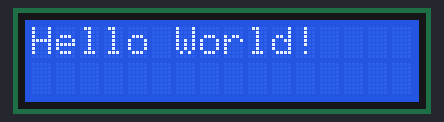
This sketch was run on a simulated Arduino Uno, built with avr-gcc and run on an emulated ATmega328P. On the bench: 16×2 character LCD.

Above: at 0.22 s.
At 0.84 s:
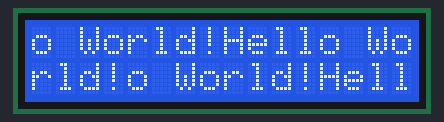
At 1.75 s:
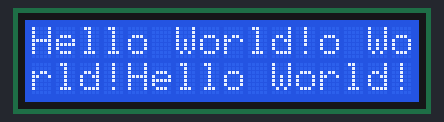

Measured:
- by itself, everything shown: repeats every 1.5 s, in 5 steps

The sketch:

sketch_may27a.ino
```cpp
#include <Wire.h>
#include <LiquidCrystal_I2C.h>

LiquidCrystal_I2C lcd(0x27, 16, 2);  // Set the LCD address to 0x27 for a 16x2 display
void setup ()
{
  lcd.init();
  lcd.backlight();

}
void loop ()
{
  lcd.print("Hello World!");
}
```
